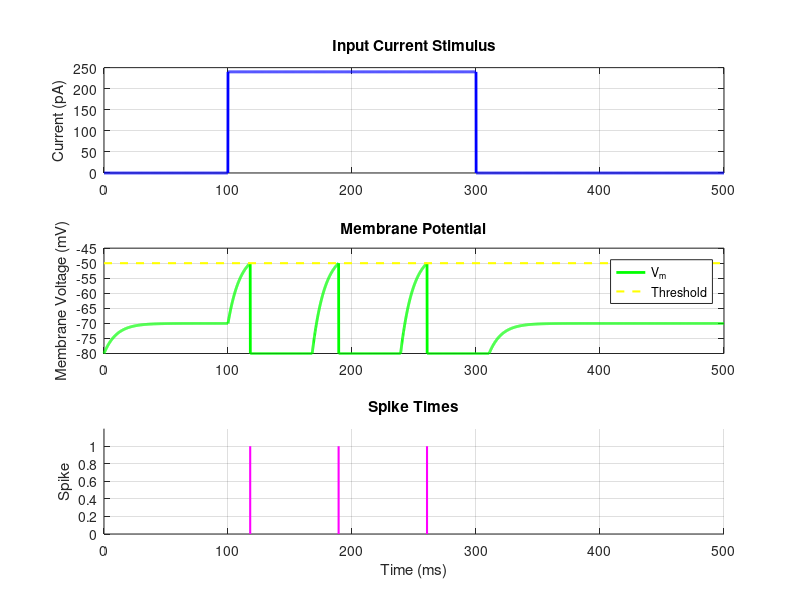

Reproduce this figure in MATLAB.
function integrate_fire_neuronRefractory()
% INTEGRATE_FIRE_NEURON — Beginner version with Refractory Period
% Shows how multiple inputs add together.

    % ===================== Student Parameters =====================
    % Step 1: 240pA from 100–300 ms
    step1_amp  = 240e-12;   % Step 1 Current Injection Amount (In amperes, 180 picoamperes)
    step1_on   = 100e-3;   % Step 1 Time when Injection Begins (In seconds, 100 ms)
    step1_off  = 300e-3;   % Step 1 Time when Injection Ends (In seconds, 300 ms)
    
    % Basically, pa                     use for 100 ms before injecting 180 pA for 200 ms
    
    % ===============================================================

    % Simulation settings
    dt    = 1e-4;          % seconds, simulation time step (0.1 ms)
    T_end = 0.5;           % seconds, total simulation time (200 ms)
    T     = (0:dt:T_end)'; % time vector. Column vector from 0 to T_end with step-size of dt
    N     = numel(T); % numel counts the number of elements. This is the total number of time steps (num elements in T). 

    % Neuron parameters
    V_reset = -0.080;  % Volts, membrane voltage after a spike
    V_th    = -0.050;  % Volts, threshold membrane potential for a spike
    Rm      = 10e6;    % Ohms, membrane resistance
    Cm      = 100e-12; % Total membrane capacitance (Farads)
    g_L     = 10e-9;   % Leak conductance (Siemens)
    E_L     = -0.070;  % Resting leak potential (Volts)
    tau_m   = Cm/g_L;   % seconds, membrane time constant (τ).
    

    % Build input current: TWO steps
    I_input = zeros(N,1); % Initializes a vector of inputs to 0. N values in the vector because N time steps (see above)
    I_input(T>=step1_on & T<=step1_off) = I_input(T>=step1_on & T<=step1_off) + step1_amp; % Entries in indexes between step1_on and step1_off become step1_amp           
    
    % NOTE: the code supports overlap, so the two input injections are allowed to overlap. They will be summed together

    % Initialize membrane voltage
    Vm = zeros(N,1); % Stores membrane voltage in every timestep
    Vm(1) = V_reset; % Set the first (initial) membrane voltage to the membrane voltage right after a spike has just been fired
    spike_times = []; % Stores the times when there are spikes

    % Euler integration of LIF equation. Basically, if membrane voltage exceeds threshold, fire (so the neuron spikes),
    % record spike time, and reset Vm to V_reset
    refractory_period = 50e-3;  % seconds, 5 ms
    t_last_spike = -Inf;  % Time of last spike, initialized to negative infinity

    for i = 1:N-1
        if (T(i) - t_last_spike) < refractory_period
            Vm(i + 1) = V_reset;

        elseif Vm(i) >= V_th
            spike_times(end+1,1) = T(i); 
            t_last_spike = T(i);
            Vm(i+1) = V_reset;
        else
            dVdt = (-g_L * (Vm(i) - E_L) + I_input(i)) / Cm;
            Vm(i+1) = Vm(i) + dt * dVdt;
        end
    end

    % ----------- Plot results -----------
    figure('Color','w','Position',[100 100 1000 800]);

    % (1) Input current (one step), blue line shows the two step currents
    subplot(3,1,1);
    plot(T*1e3, I_input*1e12, 'b', 'LineWidth', 2);
    ylabel('Current (pA)');
    title('Input Current Stimulus');
    xlim([0 T_end]*1e3);
    grid on;
    
    % (2) Membrane voltage Vm over time (in mV) with yellow dashed line at threshold voltage
    subplot(3,1,2);
    plot(T*1e3, Vm*1e3, 'g', 'LineWidth', 2); hold on;
    plot([0 T_end]*1e3, [V_th V_th]*1e3, 'y--', 'LineWidth', 1.5); % threshold line
    ylabel('Membrane Voltage (mV)');
    title('Membrane Potential');
    xlim([0 T_end]*1e3);
    legend({'V_m','Threshold'}, 'Location', 'best');
    grid on;
    
    % (3) Spike markers (vertical pink line from V_reset to V_th at spike time
    subplot(3,1,3);
    for s = spike_times.'
        line([s s]*1e3, [0 1], 'Color', 'm', 'LineWidth', 1.5); hold on;
    end
    ylim([0 1.2]);
    xlim([0 T_end]*1e3);
    ylabel('Spike');
    xlabel('Time (ms)');
    title('Spike Times');
    grid on;
   
end
